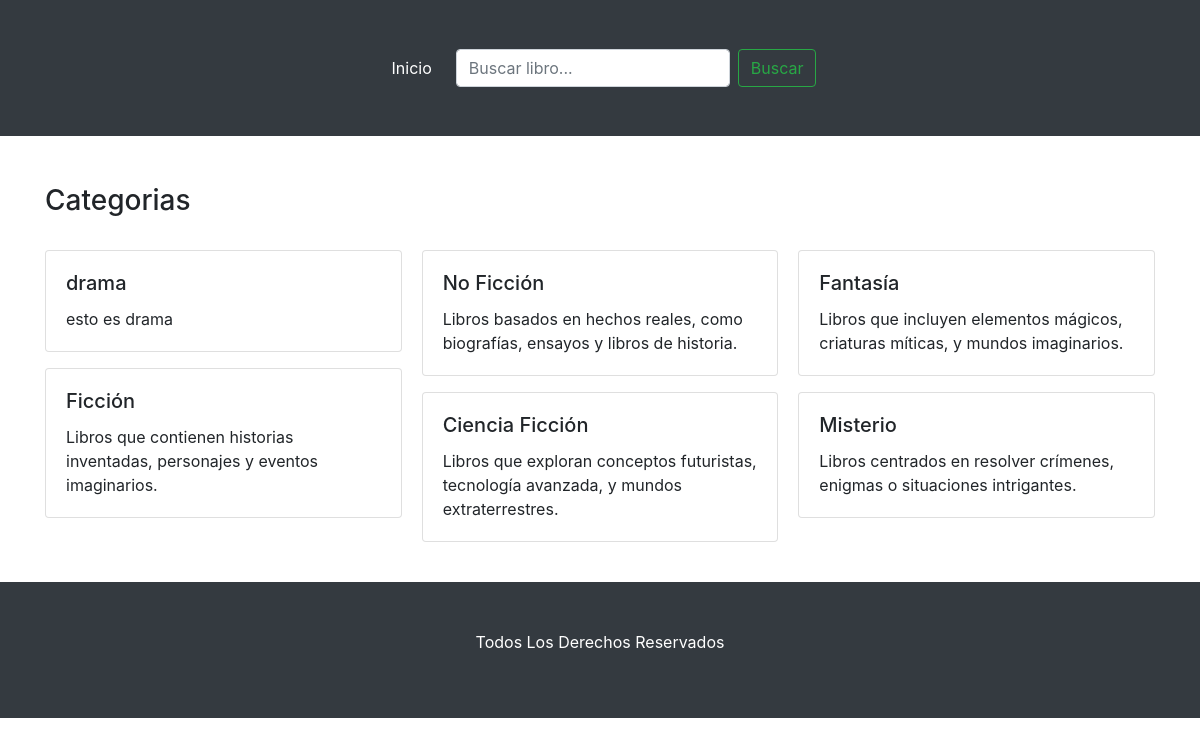
Page /categorias/ on the committed database.
### libreria/models.py (models this page shows, shortened)
class Categoria(models.Model):
    nombre = models.CharField(max_length=100)
    description_cat = models.TextField()

### libreria/views.py (the view)
# urls.py: path('categorias/',views.categoria, name='categorias')
def categoria(request):
    categorias = Categoria.objects.all()  # GUARDA EN LA VARIABLE LO QUE HAY EN CATEGORIA
    return render(request,'categoria.html', {'categorias': categorias})

### libreria/templates/categoria.html
{% extends "base.html" %}
{% load static %}
{% block content %}
<div class="row">
    <div class="col-sm-12" data-aos="fade-zoom-in" data-aos-easing="ease-in-back" data-aos-offset="0"><br>
        <br><h3>Categorias</h3><br>
        <div class="card-columns">
            {% for categoria in categorias %}
            <div class="card mb-3">
                <div class="card-body">
                    <h5 class="card-title">{{ categoria.nombre }}</h5>
                    <p class="card-text">{{ categoria.description_cat }}</p>
                </div>
            </div>
            {% endfor %}
        </div>
    </div>
</div>
{% endblock %}

### rows in the picture
Categoria: nombre "drama", description_cat "esto es drama"
Categoria: nombre "Ficción", description_cat "Libros que contienen historias inventadas, personajes y eventos imaginarios."
Categoria: nombre "No Ficción", description_cat "Libros basados en hechos reales, como biografías, ensayos y libros de historia."
Categoria: nombre "Ciencia Ficción", description_cat "Libros que exploran conceptos futuristas, tecnología avanzada, y mundos extraterrestres."
Categoria: nombre "Fantasía", description_cat "Libros que incluyen elementos mágicos, criaturas míticas, y mundos imaginarios."
Categoria: nombre "Misterio", description_cat "Libros centrados en resolver crímenes, enigmas o situaciones intrigantes."
